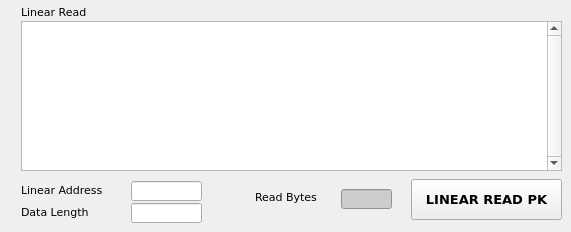
   <widget class="QWidget" name="tbLinearReadPK">
    <attribute name="title">
     <string>Linear Read PK</string>
    </attribute>
    <widget class="QLabel" name="lblReadBytesPK">
     <property name="geometry">
      <rect>
       <x>255</x>
       <y>189</y>
       <width>81</width>
       <height>16</height>
      </rect>
     </property>
     <property name="font">
      <font>
       <family>Verdana</family>
       <pointsize>8</pointsize>
      </font>
     </property>
     <property name="text">
      <string>Read Bytes</string>
     </property>
    </widget>
    <widget class="QPushButton" name="btnLinearReadPK">
     <property name="geometry">
      <rect>
       <x>411</x>
       <y>179</y>
       <width>151</width>
       <height>41</height>
      </rect>
     </property>
     <property name="font">
      <font>
       <family>Verdana</family>
       <pointsize>10</pointsize>
       <weight>75</weight>
       <bold>true</bold>
      </font>
     </property>
     <property name="cursor">
      <cursorShape>PointingHandCursor</cursorShape>
     </property>
     <property name="text">
      <string>LINEAR READ PK</string>
     </property>
    </widget>
    <widget class="QLineEdit" name="txtDataLengthReadPK">
     <property name="geometry">
      <rect>
       <x>131</x>
       <y>203</y>
       <width>71</width>
       <height>20</height>
      </rect>
     </property>
     <property name="font">
      <font>
       <weight>75</weight>
       <bold>true</bold>
      </font>
     </property>
     <property name="readOnly">
      <bool>false</bool>
     </property>
    </widget>
    <widget class="QTextEdit" name="txtLinearReadPK">
     <property name="geometry">
      <rect>
       <x>21</x>
       <y>21</y>
       <width>541</width>
       <height>150</height>
      </rect>
     </property>
     <property name="font">
      <font>
       <family>Verdana</family>
       <pointsize>9</pointsize>
      </font>
     </property>
     <property name="verticalScrollBarPolicy">
      <enum>Qt::ScrollBarAlwaysOn</enum>
     </property>
     <property name="horizontalScrollBarPolicy">
      <enum>Qt::ScrollBarAlwaysOff</enum>
     </property>
     <property name="readOnly">
      <bool>true</bool>
     </property>
    </widget>
    <widget class="QLineEdit" name="txtReadBytesPK">
     <property name="geometry">
      <rect>
       <x>341</x>
       <y>189</y>
       <width>51</width>
       <height>20</height>
      </rect>
     </property>
     <property name="font">
      <font>
       <weight>75</weight>
       <bold>true</bold>
      </font>
     </property>
     <property name="styleSheet">
      <string notr="true">background-color: rgb(204, 204, 204);</string>
     </property>
     <property name="alignment">
      <set>Qt::AlignCenter</set>
     </property>
     <property name="readOnly">
      <bool>true</bool>
     </property>
    </widget>
    <widget class="QLineEdit" name="txtLinearAddressReadPK">
     <property name="geometry">
      <rect>
       <x>131</x>
       <y>181</y>
       <width>71</width>
       <height>20</height>
      </rect>
     </property>
     <property name="font">
      <font>
       <weight>75</weight>
       <bold>true</bold>
      </font>
     </property>
     <property name="readOnly">
      <bool>false</bool>
     </property>
    </widget>
    <widget class="QLabel" name="lblLinearReadPK">
     <property name="geometry">
      <rect>
       <x>21</x>
       <y>4</y>
       <width>90</width>
       <height>16</height>
      </rect>
     </property>
     <property name="font">
      <font>
       <family>Verdana</family>
       <pointsize>8</pointsize>
      </font>
     </property>
     <property name="text">
      <string>Linear Read</string>
     </property>
    </widget>
    <widget class="QLabel" name="lblLinearAdressReadPK">
     <property name="geometry">
      <rect>
       <x>21</x>
       <y>182</y>
       <width>101</width>
       <height>16</height>
      </rect>
     </property>
     <property name="font">
      <font>
       <family>Verdana</family>
       <pointsize>8</pointsize>
      </font>
     </property>
     <property name="text">
      <string>Linear Address</string>
     </property>
    </widget>
    <widget class="QLabel" name="lblDataLengthReadPK">
     <property name="geometry">
      <rect>
       <x>21</x>
       <y>204</y>
       <width>101</width>
       <height>16</height>
      </rect>
     </property>
     <property name="font">
      <font>
       <family>Verdana</family>
       <pointsize>8</pointsize>
      </font>
     </property>
     <property name="text">
      <string>Data Length</string>
     </property>
    </widget>
   </widget>
